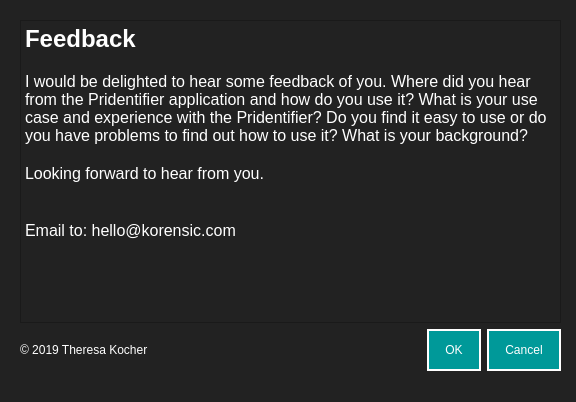
<?xml version="1.0" encoding="UTF-8"?>
<ui version="4.0">
 <class>Dialog</class>
 <widget class="QDialog" name="Dialog">
  <property name="geometry">
   <rect>
    <x>0</x>
    <y>0</y>
    <width>576</width>
    <height>402</height>
   </rect>
  </property>
  <property name="windowTitle">
   <string>Dialog</string>
  </property>
  <property name="styleSheet">
   <string notr="true">background-color: #222222;
</string>
  </property>
  <widget class="QWidget" name="verticalLayoutWidget">
   <property name="geometry">
    <rect>
     <x>20</x>
     <y>20</y>
     <width>541</width>
     <height>351</height>
    </rect>
   </property>
   <layout class="QVBoxLayout" name="verticalLayout">
    <item>
     <layout class="QHBoxLayout" name="horizontalLayout">
      <item>
       <layout class="QHBoxLayout" name="horizontalLayout_2"/>
      </item>
     </layout>
    </item>
    <item>
     <layout class="QHBoxLayout" name="horizontalLayout_4">
      <item>
       <widget class="QTextBrowser" name="textBrowser">
        <property name="styleSheet">
         <string notr="true">color: #fff;
font: 12pt &quot;Helvetica&quot;;
</string>
        </property>
        <property name="html">
         <string>&lt;!DOCTYPE HTML PUBLIC &quot;-//W3C//DTD HTML 4.0//EN&quot; &quot;http://www.w3.org/TR/REC-html40/strict.dtd&quot;&gt;
&lt;html&gt;&lt;head&gt;&lt;meta name=&quot;qrichtext&quot; content=&quot;1&quot; /&gt;&lt;style type=&quot;text/css&quot;&gt;
p, li { white-space: pre-wrap; }
&lt;/style&gt;&lt;/head&gt;&lt;body style=&quot; font-family:'Helvetica'; font-size:12pt; font-weight:400; font-style:normal;&quot;&gt;
&lt;p style=&quot; margin-top:0px; margin-bottom:0px; margin-left:0px; margin-right:0px; -qt-block-indent:0; text-indent:0px;&quot;&gt;&lt;span style=&quot; font-size:18pt; font-weight:600;&quot;&gt;Feedback&lt;/span&gt;&lt;/p&gt;
&lt;p style=&quot;-qt-paragraph-type:empty; margin-top:0px; margin-bottom:0px; margin-left:0px; margin-right:0px; -qt-block-indent:0; text-indent:0px;&quot;&gt;&lt;br /&gt;&lt;/p&gt;
&lt;p style=&quot; margin-top:0px; margin-bottom:0px; margin-left:0px; margin-right:0px; -qt-block-indent:0; text-indent:0px;&quot;&gt;I would be delighted to hear some feedback of you. Where did you hear from the Pridentifier application and how do you use it? What is your use case and experience with the Pridentifier? Do you find it easy to use or do you have problems to find out how to use it? What is your background?&lt;/p&gt;
&lt;p style=&quot;-qt-paragraph-type:empty; margin-top:0px; margin-bottom:0px; margin-left:0px; margin-right:0px; -qt-block-indent:0; text-indent:0px;&quot;&gt;&lt;br /&gt;&lt;/p&gt;
&lt;p style=&quot; margin-top:0px; margin-bottom:0px; margin-left:0px; margin-right:0px; -qt-block-indent:0; text-indent:0px;&quot;&gt;Looking forward to hear from you.&lt;/p&gt;
&lt;p style=&quot;-qt-paragraph-type:empty; margin-top:0px; margin-bottom:0px; margin-left:0px; margin-right:0px; -qt-block-indent:0; text-indent:0px;&quot;&gt;&lt;br /&gt;&lt;/p&gt;
&lt;p style=&quot;-qt-paragraph-type:empty; margin-top:0px; margin-bottom:0px; margin-left:0px; margin-right:0px; -qt-block-indent:0; text-indent:0px;&quot;&gt;&lt;br /&gt;&lt;/p&gt;
&lt;p style=&quot; margin-top:0px; margin-bottom:0px; margin-left:0px; margin-right:0px; -qt-block-indent:0; text-indent:0px;&quot;&gt;Email to: hello@korensic.com&lt;/p&gt;&lt;/body&gt;&lt;/html&gt;</string>
        </property>
       </widget>
      </item>
     </layout>
    </item>
    <item>
     <layout class="QHBoxLayout" name="horizontalLayout_3">
      <item>
       <widget class="QLabel" name="label">
        <property name="styleSheet">
         <string notr="true">color: #fff;
font: 12pt &quot;Helvetica&quot;;
</string>
        </property>
        <property name="text">
         <string>© 2019 Theresa Kocher</string>
        </property>
       </widget>
      </item>
      <item>
       <widget class="QDialogButtonBox" name="buttonBox">
        <property name="styleSheet">
         <string notr="true">QPushButton {
background-color: #009999;
padding: 12px 16px;
border: 2px solid #fff;
color: #fff;
font: Helvetica;
}
QPushButton:hover {
	background-color: #75bdc3;
}</string>
        </property>
        <property name="orientation">
         <enum>Qt::Horizontal</enum>
        </property>
        <property name="standardButtons">
         <set>QDialogButtonBox::Cancel|QDialogButtonBox::Ok</set>
        </property>
       </widget>
      </item>
     </layout>
    </item>
   </layout>
  </widget>
 </widget>
 <resources/>
 <connections/>
</ui>
